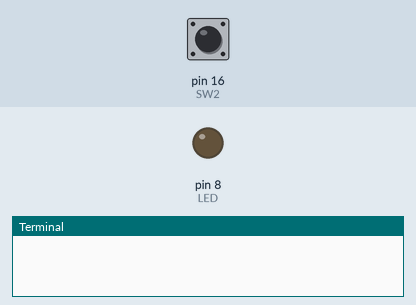
Recording of a program running on a simulated Raspberry Pi (header pin numbers). Parts: output pins drawn as LEDs (lit = HIGH), the last lines printed to the terminal. Dashed ring = blinking. Inputs (shaded band) come from the test bench; at power-on: pin 16 (SW2) HIGH.

Above: at 1.2 s.
1.3 s: pin 16 (SW2) pulled LOW for 3.2 s
At 4.6 s:
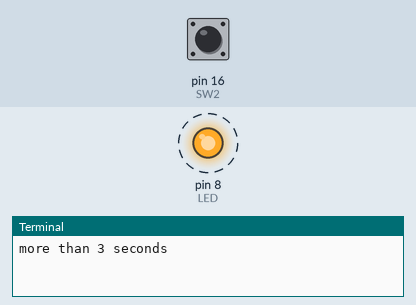
Timing chart, 0 to 6.3 s (numbered marks = the images above; inputs shaded):
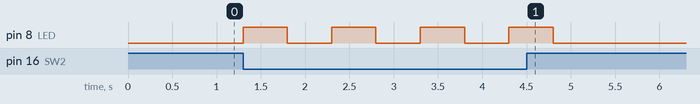

The program:

simpleeventdetect.py
```python
import RPi.GPIO as gpio
import time

gpio.setwarnings(False)
gpio.setmode(gpio.BOARD)
LED = 8
SW1 = 10
SW2 = 16
gpio.setup(SW2, gpio.IN, pull_up_down = gpio.PUD_UP)
gpio.setup(LED, gpio.OUT)

def my_callback_one(channel):
    i = 0
    while(gpio.input(SW2) == gpio.LOW):
        gpio.output(LED, True)
        time.sleep(0.5)
        i = i+0.5
        gpio.output(LED, False)
        time.sleep(0.5)
        i = i+0.5
        if i >= 3 and i < 3.5:
            print("more than 3 seconds")
    if gpio.input(SW2) == gpio.HIGH:
        print('released')
        gpio.output(LED, False)

gpio.add_event_detect(SW2, gpio.BOTH, callback=my_callback_one, bouncetime=100)
while(True):
    time.sleep(0.2)
```

Measured:
- after the input at 1.3 s, pin 8 (LED): alternates HIGH for 0.50 s and LOW for 0.50 s, 8 changes in all, then stays LOW, starting at once
